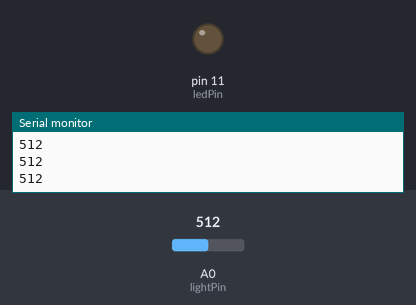
A sketch run on a simulated Arduino Uno, built with avr-gcc and run on an emulated ATmega328P. Parts: output pins drawn as LEDs (lit = HIGH), the last lines printed to the serial monitor. The inputs (shaded band) are chosen by the test bench; at power-on: A0 (lightPin) = 512.

Above: at 1.2 s.
1.3 s: A0 (lightPin) set to 491
At 2.5 s:
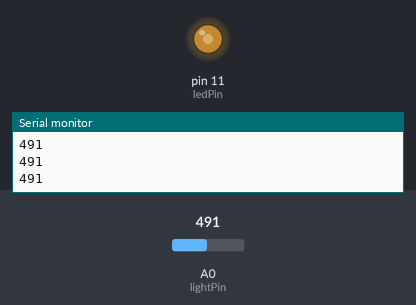
2.8 s: A0 (lightPin) set to 210
4.3 s: A0 (lightPin) set to 190
At 5.1 s:
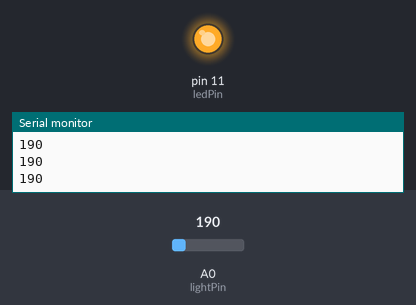
5.8 s: A0 (lightPin) set to 306
At 6.3 s:
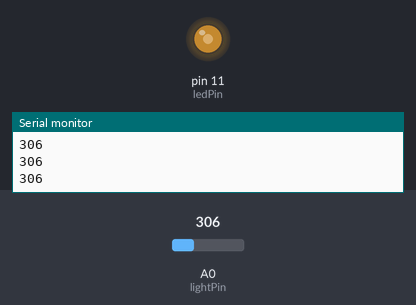
7.3 s: A0 (lightPin) set to 122
At 8.5 s:
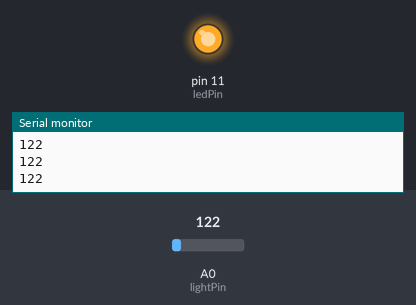
Timing chart, 0 to 9.8 s (numbered marks = the images above; inputs shaded):
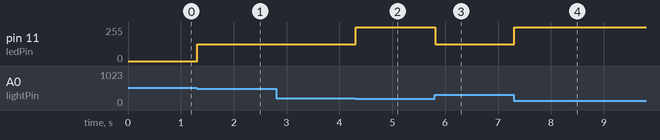

The sketch:

LightSensor_Lab4_.ino
```cpp
/*
 Pablo Echavarria
 200385648
 10/12/2017

 Light Sensor and LED'S

Constant Variables: ledPin(for write on led), lightPin(to read from light sensor)
Variables:  light_value(reads from arduino based on the light)
 */

//constant pins declarations
const int ledPin = 11;
const int lightPin = A0;

// variables
int light_value;

void setup()
{
  pinMode(ledPin, OUTPUT);//set pin to output
  Serial.begin(9600);//initialize serial Port
}


void loop()
{
  //read voltage from the potentiometer
  light_value = analogRead(lightPin);

  //print to serial port to see the values
    Serial.println( light_value);

 //conditions to check how dim the light will be
    if(light_value < 200)
    analogWrite(ledPin, 255);

    else if( light_value < 500)
    analogWrite(ledPin, 125);

    else
    analogWrite(ledPin,0);
}
```

Measured:
- the behaviour switches between 500 and 499 on A0 (lightPin) (found by bisection; images 0 and 1)
- the behaviour switches between 200 and 199 on A0 (lightPin) (found by bisection; images 1 and 2)
- after the input at 1.3 s, pin 11 (ledPin): 0/255 → 125/255 at once
- after the input at 4.3 s, pin 11 (ledPin): 125/255 → 255/255 at once
- after the input at 5.8 s, pin 11 (ledPin): 255/255 → 125/255 at once
- after the input at 7.3 s, pin 11 (ledPin): 125/255 → 255/255 at once
